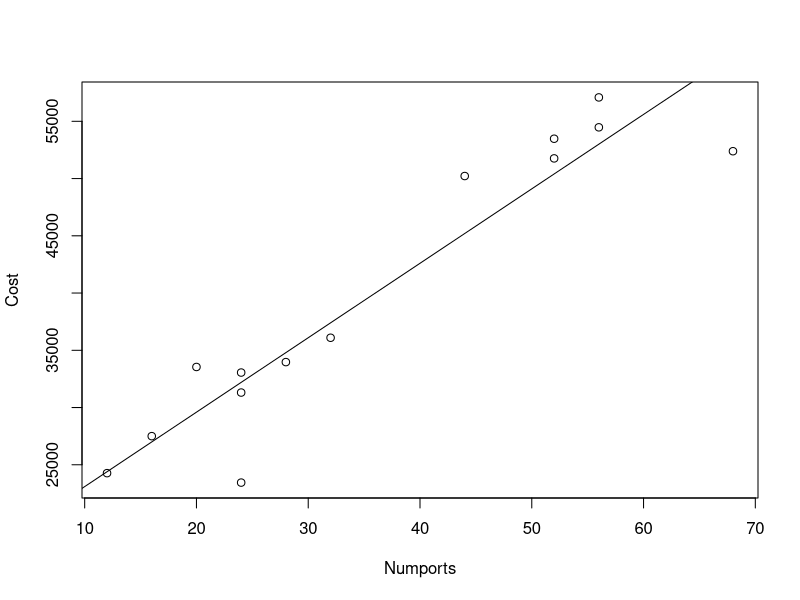

Write R code to recreate this figure.
## ---- chunk 1
Q1 <- read.csv("COMMNODES.csv")

#### Correlation Coefficient and Scatterplot ####
plot(Q1$NUMPORTS, Q1$COST, xlab = "Numports", ylab = "Cost")
abline(lm(Q1$COST ~ Q1$NUMPORTS))

cor(Q1$COST, Q1$NUMPORTS)

#### Regression Model ####
lm.COMM <- lm(Q1$COST ~ Q1$NUMPORTS)
anova(lm.COMM)
sum <- summary(lm.COMM)
sum$coefficients
beta_0 <- sum$coefficients[1]
beta_1 <- sum$coefficients[2]
beta_0
beta_1
## ---- chunk 2
cor.test(Q1$NUMPORTS, Q1$COST,alternative = "two.sided", method = "pearson")
## ---- chunk 3
confint(lm.COMM)
## ---- chunk 4
####  t_critical value
t_critical <- qt(0.05, nrow(Q1)-1-1, lower.tail = T)
t_critical

#### t = (b - beta)/std. error
std <- sum$coefficients[4]
t_test_stat <- (beta_1 - 1000)/std
t_test_stat

t_test_stat < t_critical
## ---- chunk 5
Q2 <- read.csv("MedicalCo.csv")
SALES <- Q2$SALES
ADV <- Q2$ADV
BONUS <- Q2$BONUS
MKTSHR <- Q2$MKTSHR
COMPET <- Q2$COMPET

# Correlation Matrix
cor(as.matrix(Q2[1:3]))

# Multiple Regression Model
Model1 <- lm(SALES ~ ADV + BONUS)
anova(Model1)
summary(Model1)



## ---- chunk 6
# Correlation Matrix
cor(as.matrix(Q2[c(1,4,5)]))

# Multiple Regression Model
Model2 <- lm(SALES ~ ADV + BONUS + MKTSHR + COMPET)
anova(Model2)
summary(Model2)

#comparison
anova(Model1, Model2)
